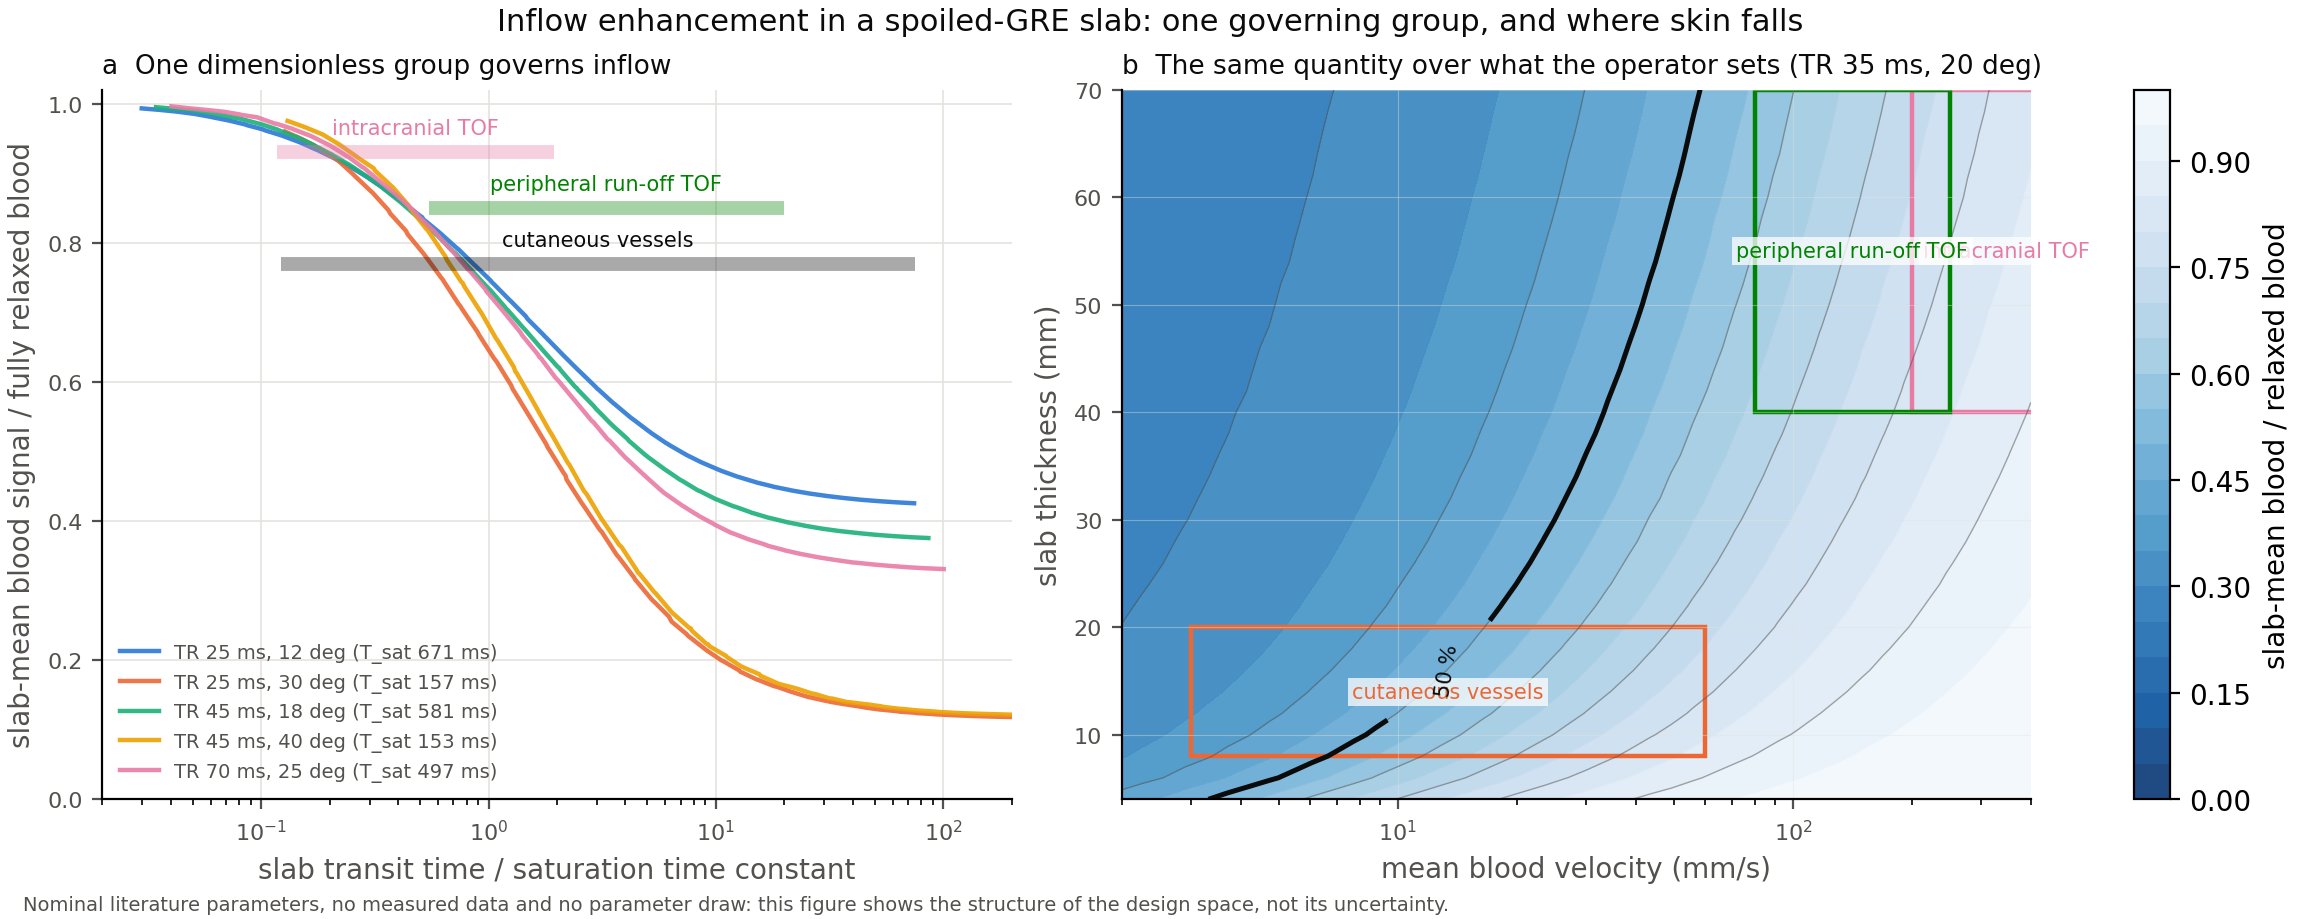

The script that drew this image:
"""General figure 1: the inflow regime, and where cutaneous vessels sit in it.

Nothing here is tied to one protocol. Inflow enhancement in a spoiled-GRE slab
is governed by a single dimensionless group: the transit time of blood through
the excited slab divided by the saturation time constant

    T_sat = -TR / ln(E1 cos alpha),

the 1/e time of the approach to the static steady state. Panel (a) shows that
the slab-mean blood signal collapses onto one curve in that group across a wide
range of TR and flip angle, and marks where cerebral and cutaneous acquisitions
fall. Panel (b) maps the same quantity over velocity and slab thickness, the
two variables the operator actually sets.

Run: python figures/fig_general_1_regime.py
"""
from __future__ import annotations

import math
from dataclasses import replace

import numpy as np
from common import INK, INK_2, SERIES, GRID, N_SHELLS, plt, save, style

from protocols import BANDWIDTH_PER_PX_HZ, PARTITION_MM, PRISMA_XR, RF_DURATION_MS, fl3d1r_timing
from sequences.base import FlowGeometry, TissueSample
from sequences.tof import TofSequence
from skin import Vessel
from acquisition import Slab
from tissues import ARTERIAL_BLOOD

BLOOD = TissueSample.nominal(ARTERIAL_BLOOD)
INPLANE_MM = 0.3
N_PATH = 60

# Operating regions, as ranges of (velocity mm/s, slab thickness mm, TR ms, flip deg).
REGIONS = {
    "intracranial TOF": ((200.0, 600.0), (40.0, 70.0), (20.0, 30.0), (15.0, 25.0)),
    "peripheral run-off TOF": ((80.0, 250.0), (40.0, 70.0), (20.0, 35.0), (25.0, 50.0)),
    "cutaneous vessels": ((3.0, 60.0), (8.0, 20.0), (25.0, 50.0), (10.0, 40.0)),
}


def timing(tr_ms: float):
    """Return a spoiled-GRE readout of the given TR with lobes set by the gradient limits."""
    return fl3d1r_timing(INPLANE_MM, PARTITION_MM, BANDWIDTH_PER_PX_HZ, RF_DURATION_MS, tr_ms, PRISMA_XR)


def t_sat_ms(tr_ms: float, flip_deg: float, t1_ms: float = BLOOD.t1_ms) -> float:
    """Return the 1/e saturation time constant, -TR / ln(E1 cos alpha)."""
    q = math.exp(-tr_ms / t1_ms) * math.cos(math.radians(flip_deg))
    return math.inf if q >= 1 else -tr_ms / math.log(q)


def retained(tr_ms: float, flip_deg: float, slab_mm: float, velocity_mm_s: float) -> float:
    """Return slab-mean blood signal divided by the signal of fully relaxed blood, for a vessel crossing the slab."""
    seq = TofSequence(timing=timing(tr_ms), flip_deg=flip_deg)
    slab = Slab(thickness_mm=slab_mm, orientation_deg=90.0)
    vessel = Vessel(depth_mm=5.0, polar_deg=90.0, azimuth_deg=0.0, diameter_mm=0.3)
    flow = FlowGeometry(vessel, slab, velocity_mm_s, N_SHELLS, slab_mm * 1.001)
    path = np.linspace(0.0, flow.path_mm(), N_PATH)
    mean = float(np.mean(seq.blood_signal(BLOOD, flow, path)))
    fresh = float(seq.blood_signal(BLOOD, flow, [0.0])[0])
    return mean / fresh


def region_group(name: str) -> tuple[float, float]:
    """Return the min and max of transit / T_sat over a region's stated ranges."""
    (vlo, vhi), (llo, lhi), (trlo, trhi), (flo, fhi) = REGIONS[name]
    taus = [1000.0 * L / v for v in (vlo, vhi) for L in (llo, lhi)]
    sats = [t_sat_ms(tr, f) for tr in (trlo, trhi) for f in (flo, fhi)]
    ratios = [t / s for t in taus for s in sats]
    return min(ratios), max(ratios)


def panel_a(ax) -> None:
    """Draw the collapse of slab-mean retention onto transit / T_sat across TR and flip."""
    combos = [(25.0, 12.0), (25.0, 30.0), (45.0, 18.0), (45.0, 40.0), (70.0, 25.0)]
    velocities = np.geomspace(1.0, 500.0, 36)
    for (tr, flip), colour in zip(combos, SERIES):
        sat = t_sat_ms(tr, flip)
        xs, ys = [], []
        for slab in (10.0, 20.0, 50.0):
            for v in velocities:
                xs.append(1000.0 * slab / v / sat)
                ys.append(retained(tr, flip, slab, v))
        order = np.argsort(xs)
        ax.plot(np.array(xs)[order], np.array(ys)[order], color=colour, lw=1.6, alpha=0.9,
                label=f"TR {tr:g} ms, {flip:g} deg (T_sat {sat:.0f} ms)")
    for (name, colour), y in zip(zip(REGIONS, (SERIES[4], SERIES[5], INK)), (0.93, 0.85, 0.77)):
        lo, hi = region_group(name)
        ax.plot([lo, hi], [y, y], color=colour, lw=5, alpha=0.35, solid_capstyle="butt")
        ax.annotate(name, (math.sqrt(lo * hi), y), xytext=(0, 5), textcoords="offset points",
                    fontsize=7.5, color=colour, ha="center", va="bottom")
    ax.set(xscale="log", xlim=(0.02, 200), ylim=(0, 1.02))
    ax.set_xlabel("slab transit time / saturation time constant", color=INK_2)
    ax.set_ylabel("slab-mean blood signal / fully relaxed blood", color=INK_2)
    ax.set_title("a  One dimensionless group governs inflow", fontsize=9.5, color=INK, loc="left")
    ax.legend(fontsize=7, frameon=False, labelcolor=INK_2, loc="lower left")
    style(ax)


def panel_b(ax) -> None:
    """Map slab-mean retention over velocity and slab thickness at a mid-range TR and flip."""
    tr, flip = 35.0, 20.0
    velocities = np.geomspace(2.0, 400.0, 44)
    slabs = np.linspace(4.0, 70.0, 34)
    grid = np.array([[retained(tr, flip, L, v) for v in velocities] for L in slabs])
    levels = np.linspace(0.1, 0.9, 9)
    cs = ax.contourf(velocities, slabs, grid, levels=np.linspace(0, 1, 21), cmap="Blues_r", alpha=0.9)
    ax.contour(velocities, slabs, grid, levels=levels, colors=[INK_2], linewidths=0.5, alpha=0.5)
    half = ax.contour(velocities, slabs, grid, levels=[0.5], colors=[INK], linewidths=1.8)
    ax.clabel(half, fmt={0.5: "50 %"}, fontsize=7.5, inline_spacing=12)
    for name, colour in zip(REGIONS, (SERIES[4], SERIES[5], SERIES[1])):
        (vlo, vhi), (llo, lhi), _, _ = REGIONS[name]
        ax.add_patch(plt.Rectangle((vlo, llo), vhi - vlo, lhi - llo, fill=False, ec=colour, lw=1.6))
        ax.annotate(name, (math.sqrt(vlo * vhi), 0.5 * (llo + lhi)), fontsize=7.5, color=colour,
                    ha="center", va="center",
                    bbox=dict(fc="white", ec="none", alpha=0.75, pad=1.5))
    ax.set(xscale="log", xlim=(velocities[0], velocities[-1]), ylim=(slabs[0], slabs[-1]))
    ax.set_xlabel("mean blood velocity (mm/s)", color=INK_2)
    ax.set_ylabel("slab thickness (mm)", color=INK_2)
    ax.set_title(f"b  The same quantity over what the operator sets (TR {tr:g} ms, {flip:g} deg)",
                 fontsize=9.5, color=INK, loc="left")
    plt.colorbar(cs, ax=ax, fraction=0.045, label="slab-mean blood / relaxed blood")
    ax.grid(color=GRID, lw=0.4, alpha=0.4)
    for side in ("top", "right"):
        ax.spines[side].set_visible(False)
    ax.tick_params(colors=INK_2, labelsize=8)


def main() -> None:
    """Build both panels and report the regime boundaries."""
    fig, axes = plt.subplots(1, 2, figsize=(11.5, 4.6), constrained_layout=True)
    panel_a(axes[0])
    panel_b(axes[1])
    print("transit / T_sat by regime (min-max over the stated velocity, slab, TR and flip ranges):")
    for name in REGIONS:
        lo, hi = region_group(name)
        print(f"  {name:24s} {lo:7.2f} - {hi:7.2f}")
    print("\nslab-mean blood / relaxed blood at TR 35 ms, 20 deg:")
    for name, (v, L) in (("intracranial", (350.0, 55.0)), ("cutaneous, thick slab", (20.0, 20.0)),
                         ("cutaneous, thin slab", (20.0, 8.0)), ("cutaneous, slow", (5.0, 12.0))):
        print(f"  {name:24s} v {v:5.0f} mm/s, slab {L:4.0f} mm -> {retained(35.0, 20.0, L, v):.2f}")
    fig.suptitle("Inflow enhancement in a spoiled-GRE slab: one governing group, and where skin falls",
                 fontsize=11, color=INK)
    save(fig, "fig_general_1_regime",
         note="Nominal literature parameters, no measured data and no parameter draw: "
              "this figure shows the structure of the design space, not its uncertainty.")


if __name__ == "__main__":
    main()
